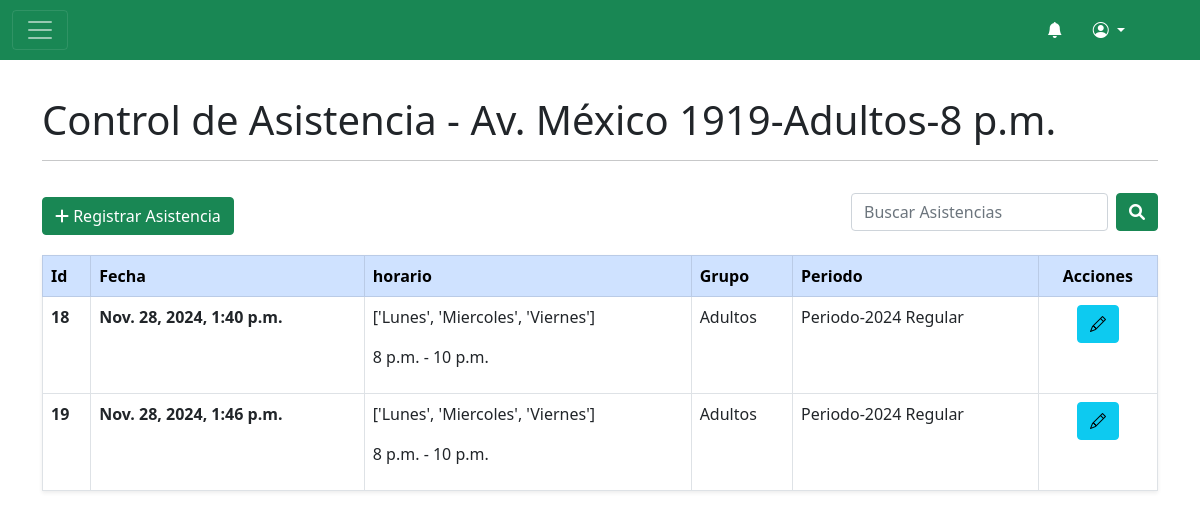
The app's page /lista_control_asistencia/44 with its own data.
### app/models.py (models this page shows)
class Horario(models.Model):
    frecuencia= models.CharField(max_length=30)
    hora_inicio=models.TimeField()
    hora_fin=models.TimeField()
    grupo=models.CharField(max_length=50)
    aforo= models.IntegerField()
    periodo=models.CharField(max_length=30)
    id_docente=models.ForeignKey(Docente,on_delete=models.SET_NULL,null=True,blank=True)
    id_sede=models.ForeignKey(Sede,on_delete=models.CASCADE)
    class Meta:
        db_table='Horario'

class Sede(models.Model):
    departamento=models.CharField(max_length=50)
    provincia=models.CharField(max_length=50)
    distrito=models.CharField(max_length=50)
    direccion=models.CharField(max_length=50)
    foto_local=models.ImageField(upload_to='imagenes_bd/',null=True,blank=True)
    class Meta:
        db_table='Sede'

class Asistencia(models.Model):
    id_horario = models.ForeignKey('Horario', on_delete=models.CASCADE)  # Clase a la que pertenece la asistencia
    fecha = models.DateTimeField()  # Fecha de la sesión
    class Meta:
        db_table='Asistencia'

### app/views/control_asistencia.py (the view)
# urls.py: path('lista_control_asistencia/<int:id_horario>',control_asistencia.lista_control_asistencia,name='lista_control_asistencia'),
def lista_control_asistencia(request, id_horario):
    fecha_hora_actual = datetime.now()
    horario = Horario.objects.get(id=id_horario)
    matriculas = Matricula.objects.filter(id_horario=horario)
    if request.method == 'POST':
        try:
            asistencia = Asistencia(id_horario=horario, fecha=fecha_hora_actual)
            asistencia.save()
            for matricula in matriculas:
                alumno_id = matricula.id_alumno.id
                estado = request.POST.get(f'estado_{alumno_id}')  # Obtener el estado del alumno
                if estado:  # Verificar que el estado no esté vacío
                    asistencia_alumno = Asistencia_alumno(id_asistencia=asistencia, id_alumno=matricula.id_alumno, estado=estado)
                    asistencia_alumno.save()
            messages.success(request, "La asistencia se ha registrado correctamente.")
        except Exception as e:
            messages.error(request, f"Hubo un error al registrar la asistencia: {e}")
        return redirect('lista_control_asistencia', id_horario=id_horario)
    else:
        asistencia = Asistencia.objects.filter(id_horario=horario)
        contexto = {
            'horario': horario,
            'alumnos': matriculas,
            'asistencia': asistencia
        }
        return render(request, 'app/Asistencia/lista_control_asistencia.html', contexto)

### app/templates/app/Asistencia/lista_control_asistencia.html (shortened to what this page needs)
{% extends "app/base/base_docente.html" %}
{% block titulo %}Control de Asistencia - {{horario.id_sede.direccion}}-{{horario.grupo}}-{{horario.hora_inicio}} {% endblock %}
{% block content %}
<div class="d-flex justify-content-between align-items-center">
  <button type="button" class="btn btn-success rounded-1" data-bs-toggle="modal" data-bs-target="#exampleModal">
    <i class="fas fa-plus"></i> Registrar Asistencia
  </button>
  <form action="{% url 'buscar_sedes' %}" method="get" class="d-flex mt-3 mb-4" role="search">
    <input class="form-control me-2 rounded-1" name="q" type="search" placeholder="Buscar Asistencias" aria-label="Search">
    <button class="btn btn-success rounded-1" type="submit"><i class="fas fa-magnifying-glass"></i></button>
     </form>
</div>
<table class="table table-hover table-bordered shadow-sm">
  <thead class="table-primary">
    <tr>
      <th scope="col">Id</th>
      <th scope="col">Fecha</th>
      <th scope="col">horario</th>
      <th scope="col">Grupo</th>
      <th scope="col">Periodo</th>
      <th scope="col" class="text-center">Acciones</th>
    </tr>
  </thead>
  <tbody class="">
    {% for x in asistencia %}
    <tr>
      <th scope="row">{{x.id}}</th>
      <th scope="row">{{x.fecha}}</th>
      <td><p>{{x.id_horario.frecuencia}}</p>
          <p>{{x.id_horario.hora_inicio}} - {{x.id_horario.hora_fin}}</p>
      </td>
      <td>{{x.id_horario.grupo}}</td>
      <td>{{x.id_horario.periodo}}</td>
      <td class="text-center">
        <a href="/editar_control_asistencia/{{x.id}}"><button type="button" class="btn btn-info rounded-1">
            <i class="bi bi-pencil"></i>
          </button></a>
      </td>
    </tr>
    {% endfor %}
  </tbody>
</table>
{% endblock %}

### records on screen
Horario: id_sede.direccion "Av. México 1919", grupo "Adultos", hora_inicio "8 p.m."
Asistencia: id "18", fecha "Nov. 28, 2024, 1:40 p.m.", id_horario.frecuencia "['Lunes', 'Miercoles', 'Viernes']", id_horario.hora_inicio "8 p.m.", id_horario.hora_fin "10 p.m.", id_horario.grupo "Adultos", id_horario.periodo "Periodo-2024 Regular"
Asistencia: id "19", fecha "Nov. 28, 2024, 1:46 p.m.", id_horario.frecuencia "['Lunes', 'Miercoles', 'Viernes']", id_horario.hora_inicio "8 p.m.", id_horario.hora_fin "10 p.m.", id_horario.grupo "Adultos", id_horario.periodo "Periodo-2024 Regular"
